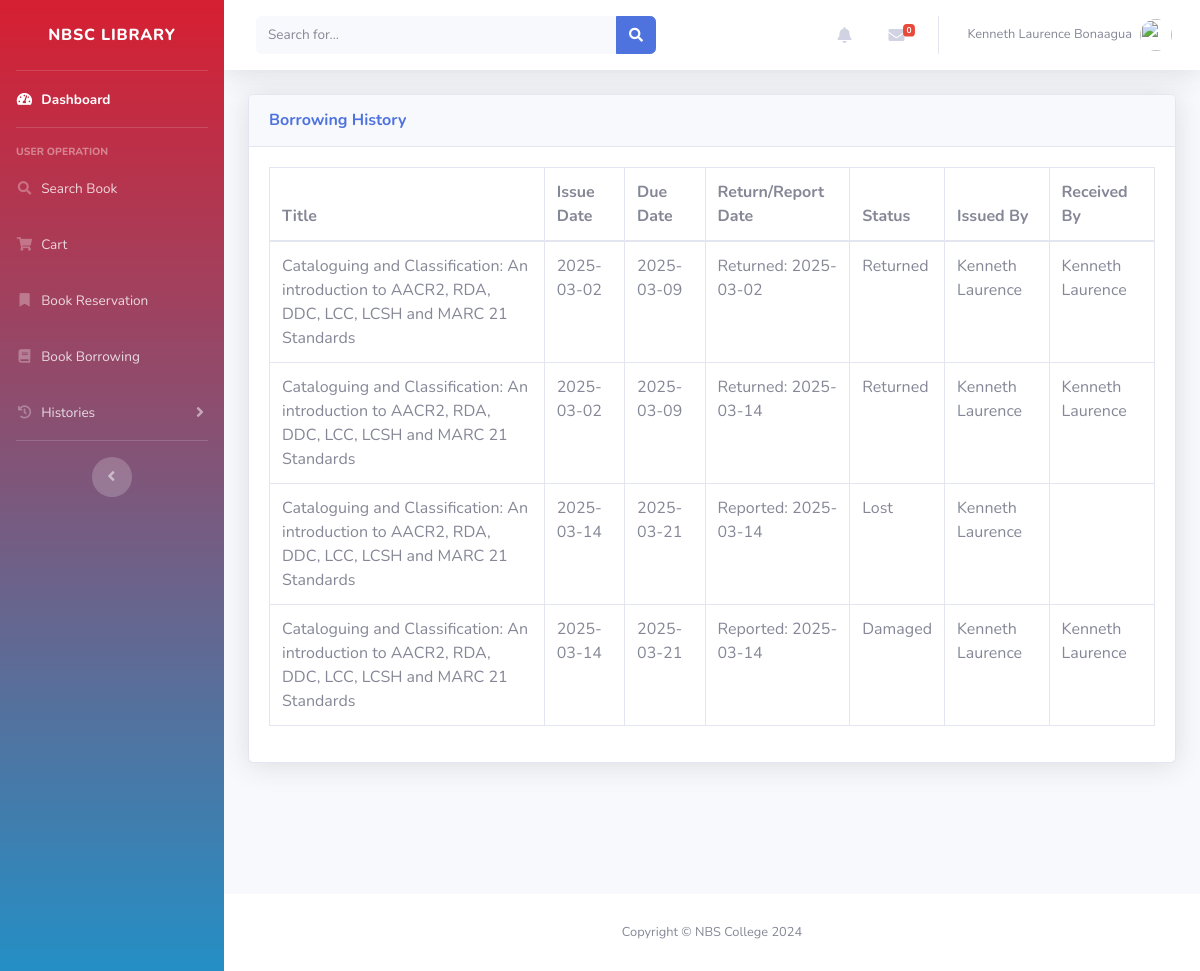
Page /User/borrowing_history.php (signed in) on the committed database.
### tables this page shows
CREATE TABLE `borrowings` (
  `id` int(225) NOT NULL,
  `user_id` int(225) DEFAULT NULL,
  `book_id` int(225) DEFAULT NULL,
  `status` varchar(100) DEFAULT NULL,
  `issue_date` timestamp NULL DEFAULT NULL,
  `issued_by` int(11) DEFAULT NULL,
  `allowed_days` int(225) DEFAULT NULL,
  `due_date` date DEFAULT NULL,
  `return_date` date DEFAULT NULL,
  `recieved_by` int(11) DEFAULT NULL,
  `report_date` date DEFAULT NULL,
  `replacement_date` date DEFAULT NULL
);

CREATE TABLE `books` (
  `id` int(11) NOT NULL,
  `accession` int(11) NOT NULL,
  `title` varchar(100) DEFAULT NULL,
  `preferred_title` varchar(100) DEFAULT NULL,
  `parallel_title` varchar(100) DEFAULT NULL,
  `subject_category` varchar(100) DEFAULT NULL,
  `subject_detail` varchar(9999) DEFAULT NULL,
  `summary` varchar(1000) DEFAULT NULL,
  `contents` varchar(1000) DEFAULT NULL,
  `front_image` varchar(100) DEFAULT NULL,
  `back_image` varchar(100) DEFAULT NULL,
  `dimension` varchar(100) DEFAULT NULL,
  `series` varchar(100) DEFAULT NULL,
  `volume` varchar(100) DEFAULT NULL,
  `edition` varchar(100) DEFAULT NULL,
  `copy_number` int(225) DEFAULT NULL,
  `total_pages` varchar(100) DEFAULT NULL,
  `supplementary_contents` varchar(100) DEFAULT NULL,
  `ISBN` varchar(100) DEFAULT NULL,
  `content_type` varchar(100) DEFAULT NULL,
  `media_type` varchar(100) DEFAULT NULL,
  `carrier_type` varchar(100) DEFAULT NULL,
  `call_number` varchar(100) DEFAULT NULL,
  `URL` varchar(225) DEFAULT NULL,
  `language` varchar(100) DEFAULT NULL,
  `shelf_location` varchar(100) DEFAULT NULL,
  `entered_by` int(225) DEFAULT NULL,
  `date_added` date DEFAULT NULL,
  `status` varchar(100) DEFAULT NULL,
  `updated_by` int(11) DEFAULT NULL,
  `last_update` date DEFAULT NULL
);

### User/borrowing_history.php (the view, shortened to what this page needs)
<?php
include '../db.php';
$user_id = $_SESSION['user_id'];
$query = "SELECT b.title, br.issue_date, br.due_date, br.return_date,
                 br.report_date, br.replacement_date, br.status,
                 a1.firstname AS issued_by_name,
                 a2.firstname AS received_by_name
          FROM borrowings br
          JOIN books b ON br.book_id = b.id
          LEFT JOIN admins a1 ON br.issued_by = a1.id
          LEFT JOIN admins a2 ON br.recieved_by = a2.id
          WHERE br.user_id = ? AND br.status != 'Active'";
$stmt = $conn->prepare($query);
$stmt->bind_param('i', $user_id);
$stmt->execute();
$result = $stmt->get_result();
include 'inc/header.php';
?>
<head>
</head>
<div id="content" class="d-flex flex-column min-vh-100">
    <div class="container-fluid">
        <div class="card shadow mb-4">
            <div class="card-header py-3">
                <h6 class="m-0 font-weight-bold text-primary">Borrowing History</h6>
            </div>
            <div class="card-body">
                <div class="table-responsive">
                    <table class="table table-bordered" id="dataTable" width="100%" cellspacing="0">
                        <thead>
                            <tr>
                                <th>Title</th>
                                <th>Issue Date</th>
                                <th>Due Date</th>
                                <th>Return/Report Date</th>
                                <th>Status</th>
                                <th>Issued By</th>
                                <th>Received By</th>
                            </tr>
                        </thead>
                        <tbody>
                            <?php while ($row = $result->fetch_assoc()): ?>
                                <tr>
                                    <td><?php echo htmlspecialchars($row['title']); ?></td>
                                    <td><?php echo date('Y-m-d', strtotime($row['issue_date'])); ?></td>
                                    <td><?php echo date('Y-m-d', strtotime($row['due_date'])); ?></td>
                                    <td>
                                        <?php
                                        if ($row['status'] == 'Lost' || $row['status'] == 'Damaged') {
                                            echo 'Reported: ' . date('Y-m-d', strtotime($row['report_date']));
                                        } else {
                                            echo 'Returned: ' . date('Y-m-d', strtotime($row['return_date']));
                                        }
                                        ?>
                                    </td>
                                    <td><?php echo htmlspecialchars($row['status']); ?></td>
                                    <td><?php echo htmlspecialchars($row['issued_by_name']); ?></td>
                                    <td><?php echo htmlspecialchars($row['received_by_name']); ?></td>
                                </tr>
                            <?php endwhile; ?>
                        </tbody>
                    </table>
                </div>
            </div>
        </div>
    </div>
</div>
<?php include 'inc/footer.php'; ?>

### rows in the picture
borrowings: book.title "Cataloguing and Classification: An introduction to AACR2, RDA, DDC, LCC, LCSH and MARC 21 Standards", issue_date "2025-03-02", due_date "2025-03-09", return_date "2025-03-02", status "Returned", admins.firstname "Kenneth Laurence"
borrowings: book.title "Cataloguing and Classification: An introduction to AACR2, RDA, DDC, LCC, LCSH and MARC 21 Standards", issue_date "2025-03-02", due_date "2025-03-09", return_date "2025-03-14", status "Returned", admins.firstname "Kenneth Laurence"
borrowings: book.title "Cataloguing and Classification: An introduction to AACR2, RDA, DDC, LCC, LCSH and MARC 21 Standards", issue_date "2025-03-14", due_date "2025-03-21", report_date "2025-03-14", status "Lost", admins.firstname "Kenneth Laurence"
borrowings: book.title "Cataloguing and Classification: An introduction to AACR2, RDA, DDC, LCC, LCSH and MARC 21 Standards", issue_date "2025-03-14", due_date "2025-03-21", report_date "2025-03-14", status "Damaged", admins.firstname "Kenneth Laurence"

### other values in the picture
$_SESSION['firstname'] "Kenneth Laurence"
$_SESSION['lastname'] "Bonaagua"
